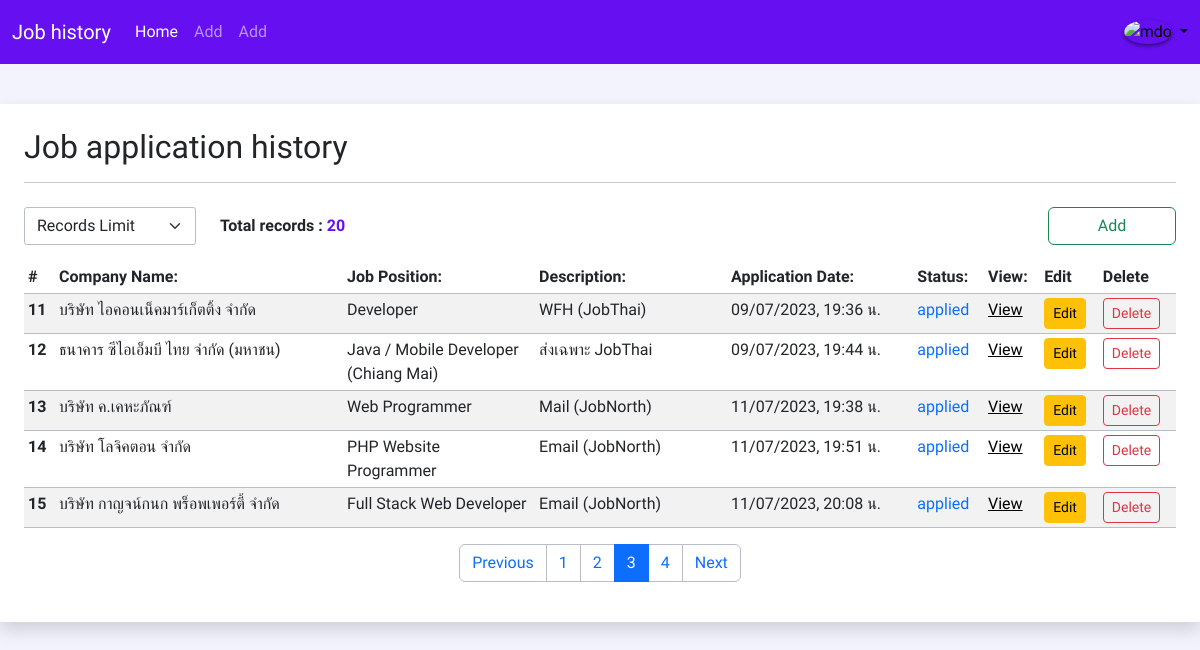
The page /index.php?page=3 on the database its author committed.
### tables this page shows
CREATE TABLE `jobhistory` (
  `id` int(11) NOT NULL,
  `company_name` varchar(255) NOT NULL,
  `job_position` varchar(255) NOT NULL,
  `job_salary` varchar(255) DEFAULT NULL,
  `submit_by1` varchar(255) DEFAULT NULL,
  `submit_by2` varchar(255) DEFAULT NULL,
  `submit_by3` varchar(255) DEFAULT NULL,
  `submit_by4` varchar(255) DEFAULT NULL,
  `description` varchar(255) DEFAULT NULL,
  `location` varchar(1023) DEFAULT NULL,
  `address` varchar(255) DEFAULT NULL,
  `link` varchar(255) DEFAULT NULL,
  `application_date` timestamp NOT NULL DEFAULT current_timestamp() ON UPDATE current_timestamp(),
  `job_status` varchar(255) DEFAULT NULL
);

### pagination.php (called while the page is built, shortened)
<?php
require_once('process/config.php');
$limit = isset($_SESSION['records-limit']) ? $_SESSION['records-limit'] : 5;
$page = (isset($_GET['page']) && is_numeric($_GET['page']) ) ? $_GET['page'] : 1;
$paginationStart = ($page - 1) * $limit;
$job_historys = $db->query("SELECT * FROM jobhistory LIMIT $paginationStart, $limit")->fetchAll();
$sql = $db->query("SELECT count(id) AS id FROM jobhistory")->fetchAll();
$allRecrods = $sql[0]['id'];
$totoalPages = ceil($allRecrods / $limit);
$prev = $page - 1;
$next = $page + 1;
?>

### index.php (the view, shortened to what this page needs)
<?php
require_once('process/config.php');
include('pagination.php');
?>
<!DOCTYPE html>
<html lang="en">
<head>
  <link rel="stylesheet" href="css/bootstrap.min.css">
  <link rel="stylesheet" href="css/styles.css">
</head>
<body>
  <div class="box bg-white shadow px-2 py-3 p-md-4">
    <h2>Job application history</h2>
    <hr class="mb-4">
    <div class="row mb-3">
      <div class="col-2">
        <form action="index.php" method="post">
          <select name="records-limit" id="records-limit" class="form-select custom-select">
            <option disabled selected>Records Limit</option>
          </select>
        </form>
      </div>
      <div class="col-2 d-flex align-items-center">
        <p class="m-0 fw-bold">Total records : <span class="text-indigo"><?php echo $allRecrods; ?></span></p>
      </div>
      <div class="col-8 text-end">
        <a href="create.php" class="btn btn-outline-success" style="width: 8rem;">Add</a>
      </div>
    </div>
    <div class="table-responsive">
      <table class="table table-sm table-striped">
        <thead>
          <tr>
            <th>#</th>
            <th>Company Name:</th>
            <th>Job Position:</th>
            <th>Description:</th>
            <th>Application Date:</th>
            <th>Status:</th>
            <th>View:</th>
            <th>Edit</th>
            <th>Delete</th>
          </tr>
        </thead>
        <tbody>
          <?php foreach ($job_historys as $job_history) : ?>
            <?php $job_history['application_date'] = date("d/m/Y, H:i น.", strtotime($job_history['application_date'])); ?>
            <tr>
              <th class="col" scope="row"><?php echo $job_history['id']; ?></th>
              <td class="col-3"><?php echo $job_history['company_name']; ?></td>
              <td class="col-2"><?php echo $job_history['job_position']; ?></td>
              <td class="col-2"><?php echo $job_history['description']; ?></td>
              <td><?php echo $job_history['application_date']; ?></td>
              <td class="<?php include("color.php"); ?>"><?php echo $job_history["job_status"]; ?></td>
              <td><a href="detail.php?id=<?php echo $job_history['id']; ?>" class="link-body-emphasis">View</a></td>
              <td><a href="edit.php?edit_id=<?php echo $job_history['id']; ?>" class="btn btn-sm btn-warning">Edit</a></td>
              <td><a href="delete.php?delete_id=<?php echo $job_history["id"]; ?>" class="btn btn-sm btn-outline-danger">Delete</a></td>
            </tr>
          <?php endforeach; ?>
        </tbody>
      </table>
      <nav aria-label="Page navigation example mt-5">
        <ul class="pagination justify-content-center">
          <li class="page-item <?php if ($page <= 1) {
                                  echo 'disabled';
                                } ?>">
            <a class="page-link" href="<?php if ($page <= 1) {
                                          echo '#';
                                        } else {
                                          echo "?page=" . $prev;
                                        } ?>">Previous</a>
          </li>
          <?php for ($i = 1; $i <= $totoalPages; $i++) : ?>
            <li class="page-item <?php if ($page == $i) {
                                    echo 'active';
                                  } ?>">
              <a class="page-link" href="index.php?page=<?= $i; ?>"> <?= $i; ?> </a>
            </li>
          <?php endfor; ?>
          <li class="page-item <?php if ($page >= $totoalPages) {
                                  echo 'disabled';
                                } ?>">
            <a class="page-link" href="<?php if ($page >= $totoalPages) {
                                          echo '#';
                                        } else {
                                          echo "?page=" . $next;
                                        } ?>">Next</a>
          </li>
        </ul>
      </nav>
    </div>
  </div>
</body>
</html>

### css/styles.css (style rules this page uses)
:root { --bs-border-color: #b8bdc9; --bs-indigo-rgb: #6610f2; --bs-purple-rgb: #6f42c1; --bs-pink-rgb: #e83e8c; }
body { background-color: #f3f3fe; font-family: "Sarabun", sans-serif; font-weight: 300; }
.box { width: 100%; max-width: 1200px; margin: 2.5rem auto; }
.text-indigo { color: #6610f2 !important; }
.bg-indigo { --bs-bg-opacity: 1; background-color: var(--bs-indigo-rgb) !important; }
.navbar { padding-top: 0.75rem; padding-bottom: 0.75rem; }
.form-select { --bs-border-radius: 0.175rem; }
.img-profile { box-shadow: 0 0.125rem 0.25rem rgba(0, 0, 0, 0.5) !important; }

### rows shown on the page
jobhistory: id "11", company_name "บริษัท ไอคอนเน็คมาร์เก็ตติ้ง จำกัด", job_position "Developer", description "WFH (JobThai)", application_date "09/07/2023, 19:36 น.", job_status "applied"
jobhistory: id "12", company_name "ธนาคาร ซีไอเอ็มบี ไทย จำกัด (มหาชน)", job_position "Java / Mobile Developer (Chiang Mai)", description "ส่งเฉพาะ JobThai", application_date "09/07/2023, 19:44 น.", job_status "applied"
jobhistory: id "13", company_name "บริษัท ค.เคหะภัณฑ์", job_position "Web Programmer", description "Mail (JobNorth)", application_date "11/07/2023, 19:38 น.", job_status "applied"
jobhistory: id "14", company_name "บริษัท โลจิคตอน จำกัด", job_position "PHP Website Programmer", description "Email (JobNorth)", application_date "11/07/2023, 19:51 น.", job_status "applied"
jobhistory: id "15", company_name "บริษัท กาญจน์กนก พร็อพเพอร์ตี้ จำกัด", job_position "Full Stack Web Developer", description "Email (JobNorth)", application_date "11/07/2023, 20:08 น.", job_status "applied"

### other values the page prints
$allRecrods "20"
